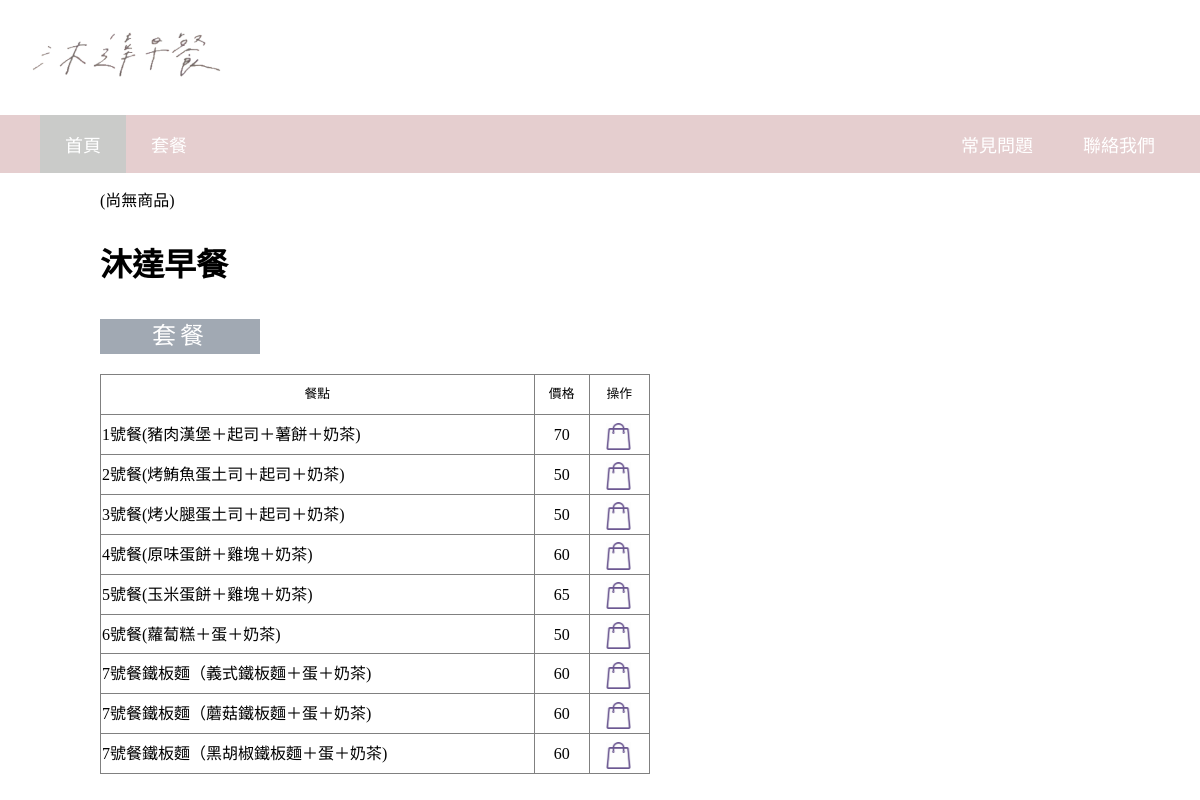
Page /shop2/muda.php on the committed database.
### tables this page shows
CREATE TABLE `products2` (
  `id` int(5) NOT NULL,
  `meal` varchar(50) NOT NULL,
  `price` varchar(5) NOT NULL
);

### shop2/muda.php (the view, shortened to what this page needs)
<!DOCTYPE html>
<html lang="zh-TW">
<head>
  <link rel="stylesheet" type="text/css" href="../四海遊龍/css/style.css">
</head>
<body>
	<div class="header">
    	<div class="pic">
			<img src="../四海遊龍/images/012.jpeg">
		</div>
   		<nav class="navbar fixed-top">
		 	<ul>
		 		<li class="active"><a href="../城中店家頁面/index.php">首頁</a></li>
		 		<li><a href="#set">套餐</a></li>
		 		<li style="float: right;margin-right: 20px;" ><a href="../聯絡我們/index.html" target="_blank">聯絡我們</a></li>
		 		<li style="float: right"><a href="../Q&A/index.html" target="_blank">常見問題</a></li>
		 	</ul>
		 </nav>
	</div>
<div class="content">
	<?php
	include ("../購物車2/methods.php");
	$cart2 = new Cart;
	include ("../connect_mysql.php");
	?>
	<a href="../購物車2/ShoppingCart2.php" title="View Cart">(<?php echo ($cart2->total_items2() > 0)?$cart2->total_items2().'件商品':'尚無商品';?>)</a>
	<h1>沐達早餐</h1>
		<div class="meal">
	<table border="1" height="400px" width="550px" class="set">
		<td width="79%" style="font-size: 80%;text-align: center">餐點</td>
		<td width="10%" style="font-size: 80%;text-align: center">價格</td>
		<td width="11%" style="font-size: 80%;text-align: center">操作</td><br>
	<h2 id="set">套餐</h2>
<?php
$result = $conn->query("SELECT * FROM products2 limit 0,9");
if($result->num_rows > 0){
	while($row = $result->fetch_assoc()){
		?>
		<tr>
			<td><?php echo $row['meal']?></td>
			<td style="text-align: center"><?php echo $row['price']?></td>
			<td style="font-size:60%;text-align:center">
			<a href="../購物車2/action.php?action=addToCart&id=<?php echo $row["id"];?>" class="img"><div class="img1"><img src="../四海遊龍/images/cart.PNG"></a></div>
			</td>
		</tr>
	<?php }
}else{?>
<p>Product not found.....</p>
</table>
<?php }
?>
</body>
</html>

### 四海遊龍/css/style.css (style rules this page uses)
body { margin-top: 0%; margin-left: 0%; margin-right: 0%; font-family:"SimSun"; box-sizing: border-box; }
a { text-decoration: none; color: black; }
.header { background-color: white; width: 100%; }
.navbar { width: 100%; margin-top: 0px; font-size: 18px; }
.navbar ul { list-style-type: none; margin: 0; padding: 20; overflow: hidden; background-color: #e5cecf; }
.navbar li { display: inline; float: left; }
.navbar li a { display: block; color: white; text-align: center; padding: 16px 25px; text-decoration: none; }
.active { background-color: #cacbc9; }
h1 { margin-top: 30px; }
.content { margin-top: 40px; margin-left: 100px; line-height: 35px; }
.meal { margin-top: -40px; }
.img1 { position: absolute; margin-left: 15px; margin-top: -12px; width: 25px; height: 15px; }
.img img { width: 100%; }
.pic { margin-top: 15px; margin-left: 25px; width: 200px; height: 100px; }
.pic img { margin-right: 10px; width: 100%; }
.content { margin-top: 10px; }
table { border-collapse: collapse; }
h2 { text-align: center; width: 160px; background-color: #a1a9b3; color: #ffffff; font-weight: 1; letter-spacing: 4px; }

### rows in the picture
products2: meal "1號餐(豬肉漢堡＋起司＋薯餅＋奶茶)", price "70"
products2: meal "2號餐(烤鮪魚蛋土司＋起司＋奶茶)", price "50"
products2: meal "3號餐(烤火腿蛋土司＋起司＋奶茶)", price "50"
products2: meal "4號餐(原味蛋餅＋雞塊＋奶茶)", price "60"
products2: meal "5號餐(玉米蛋餅＋雞塊＋奶茶)", price "65"
products2: meal "6號餐(蘿蔔糕＋蛋＋奶茶)", price "50"
products2: meal "7號餐鐵板麵（義式鐵板麵＋蛋＋奶茶)", price "60"
products2: meal "7號餐鐵板麵（蘑菇鐵板麵＋蛋＋奶茶)", price "60"
products2: meal "7號餐鐵板麵（黑胡椒鐵板麵＋蛋＋奶茶)", price "60"
